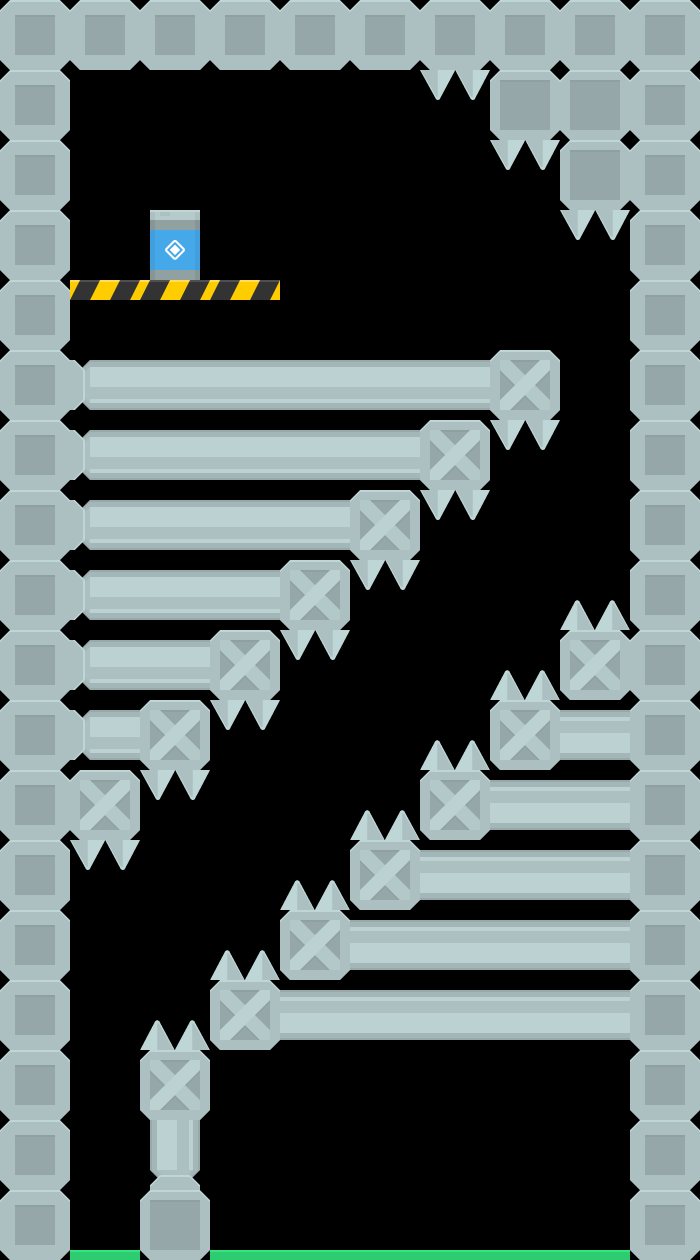

The image is a tile-based game level rendered from a .tmx file. Its description and complete source (layers, tilesets, objects, tile grids) follow:
An orthogonal 10x18 tile map with 70x70 px tiles, 1 tile layer (Tile Layer 1) and 40 objects (21x collision, 17x danger, player, exit).

<map version="1.4" tiledversion="1.4.3" orientation="orthogonal" renderorder="right-down" width="10" height="18" tilewidth="70" tileheight="70" infinite="0" nextlayerid="5" nextobjectid="52">
 <tileset firstgid="1" source="Rocket.tsx" />
 <layer id="1" name="Tile Layer 1" width="10" height="18">
  <data encoding="csv">
30,30,30,30,30,30,30,30,30,30,
30,0,0,0,0,0,38,29,29,30,
30,0,0,0,0,0,0,38,29,30,
30,0,90,0,0,0,0,0,38,30,
30,64,64,64,0,0,0,0,0,30,
30,2684354659,2684354645,2684354645,2684354645,2684354645,2684354645,57,0,30,
30,2684354659,2684354645,2684354645,2684354645,2684354645,57,38,0,30,
30,2684354659,2684354645,2684354645,2684354645,57,38,0,0,30,
30,2684354659,2684354645,2684354645,57,38,0,0,52,30,
30,2684354659,2684354645,57,38,0,0,52,57,30,
30,2684354659,57,38,0,0,52,57,1610612821,30,
30,57,38,0,0,52,57,1610612821,1610612821,30,
30,38,0,0,52,57,1610612821,1610612821,1610612821,30,
30,0,0,52,57,1610612821,1610612821,1610612821,1610612821,30,
30,0,52,57,1610612821,1610612821,1610612821,1610612821,1610612821,30,
30,0,57,0,0,0,0,0,0,30,
30,0,99,0,0,0,0,0,0,30,
30,11,29,11,11,11,11,11,11,30
</data>
 </layer>
 <objectgroup id="3" name="objects">
  <object id="1" name="player" x="90.7666" y="1152.53" width="31.1056" height="42.138" />
  <object id="2" name="exit" x="148.666" y="214" width="51.3334" height="62" />
 </objectgroup>
 <objectgroup id="4" name="physics">
  <object id="8" name="collision" x="1" y="1250" width="704" height="24" />
  <object id="33" name="danger" x="420.667" y="70.6667" width="67.3333" height="28" />
  <object id="34" name="danger" x="489.333" y="140" width="70" height="30.6667" />
  <object id="35" name="danger" x="561.333" y="208.667" width="68.6667" height="29.75" />
  <object id="12" name="collision" x="70.3243" y="1.62594" width="627.293" height="67.0724" />
  <object id="14" name="collision" x="139.242" y="1050.64" width="70.3243" height="206.753" />
  <object id="15" name="collision" x="212" y="981.333" width="422" height="68.6667" />
  <object id="16" name="collision" x="280.667" y="909.917" width="352" height="69.4167" />
  <object id="17" name="collision" x="352" y="843.333" width="280.667" height="64.6667" />
  <object id="18" name="collision" x="420.667" y="772.667" width="210.667" height="68.4167" />
  <object id="19" name="collision" x="490.667" y="702" width="141.333" height="68.6667" />
  <object id="20" name="collision" x="558.667" y="629.333" width="74" height="69.3333" />
  <object id="21" name="collision" x="70.6667" y="354" width="488.667" height="62" />
  <object id="22" name="collision" x="68.6667" y="419" width="420" height="68.3333" />
  <object id="23" name="collision" x="69.3333" y="490.083" width="349.333" height="70.1667" />
  <object id="24" name="collision" x="70" y="564.667" width="280.667" height="63.3333" />
  <object id="25" name="collision" x="69.3333" y="630.333" width="210" height="69.0833" />
  <object id="26" name="collision" x="68.6667" y="700.917" width="140.667" height="66.4167" />
  <object id="27" name="collision" x="69.3333" y="769.167" width="71.3333" height="70.0833" />
  <object id="28" name="collision" x="490" y="68.6667" width="142" height="68.6667" />
  <object id="36" name="danger" x="491.333" y="417.667" width="68" height="30.3333" />
  <object id="37" name="danger" x="421.333" y="488.583" width="67.3333" height="30.0833" />
  <object id="38" name="danger" x="351.333" y="560.667" width="67.3333" height="26.6667" />
  <object id="39" name="danger" x="280.667" y="629.333" width="69.9167" height="30" />
  <object id="40" name="danger" x="211.333" y="700.667" width="68" height="27.3333" />
  <object id="41" name="danger" x="140.667" y="768.417" width="68.9167" height="31.5833" />
  <object id="42" name="danger" x="69.3333" y="840.667" width="71.1667" height="28.6667" />
  <object id="44" name="danger" x="352" y="810.667" width="67.3333" height="30.6667" />
  <object id="45" name="danger" x="561.333" y="600" width="68" height="26" />
  <object id="11" name="collision" x="0" y="4.21946" width="67.5113" height="1253.18" />
  <object id="13" name="collision" x="634.325" y="70.3243" width="67.8854" height="1181.45" />
  <object id="29" name="collision" x="560" y="139.333" width="72" height="68.6667" />
  <object id="46" name="danger" x="142.333" y="1016.67" width="67.3333" height="30.6667" />
  <object id="47" name="danger" x="212.333" y="948" width="67.3333" height="30.6667" />
  <object id="48" name="danger" x="281" y="877.333" width="67.3333" height="30.6667" />
  <object id="49" name="danger" x="422.333" y="740" width="67.3333" height="30.6667" />
  <object id="50" name="danger" x="490.333" y="668.667" width="67.3333" height="30.6667" />
  <object id="51" name="collision" x="68.3333" y="278.667" width="212" height="21.3334" />
 </objectgroup>
</map>
